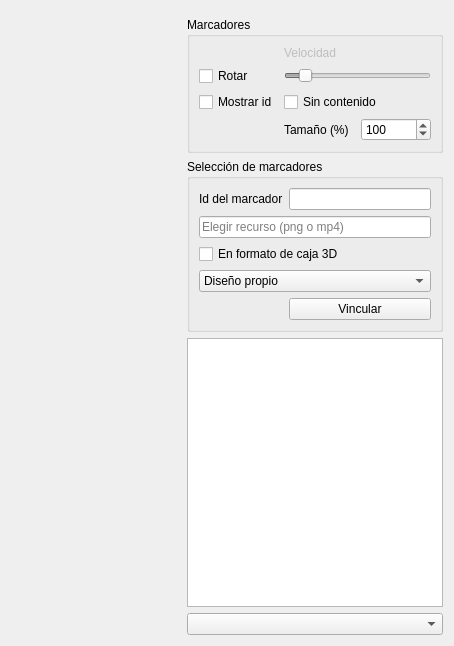
<?xml version="1.0" encoding="UTF-8"?>
<ui version="4.0">
 <class>Principal</class>
 <widget class="QWidget" name="Principal">
  <property name="geometry">
   <rect>
    <x>0</x>
    <y>0</y>
    <width>454</width>
    <height>646</height>
   </rect>
  </property>
  <property name="windowTitle">
   <string>Realidad Aumentada - UBP</string>
  </property>
  <layout class="QGridLayout" name="principalLayout">
   <item row="0" column="0" rowspan="5" colspan="2">
    <widget class="Scene" name="scene" native="true">
     <property name="focusPolicy">
      <enum>Qt::StrongFocus</enum>
     </property>
    </widget>
   </item>
   <item row="0" column="3" colspan="2">
    <widget class="Logo" name="appLogo" native="true"/>
   </item>
   <item row="1" column="3" colspan="2">
    <widget class="QGroupBox" name="markersGroup">
     <property name="title">
      <string>Marcadores</string>
     </property>
     <layout class="QGridLayout" name="markersGroupLayout">
      <item row="1" column="1">
       <widget class="QLabel" name="rotationVelocityLabel">
        <property name="enabled">
         <bool>false</bool>
        </property>
        <property name="text">
         <string>Velocidad</string>
        </property>
       </widget>
      </item>
      <item row="2" column="0">
       <widget class="QCheckBox" name="rotateCheckBox">
        <property name="focusPolicy">
         <enum>Qt::NoFocus</enum>
        </property>
        <property name="text">
         <string>Rotar</string>
        </property>
       </widget>
      </item>
      <item row="2" column="1" colspan="2">
       <widget class="QSlider" name="rotationVelocitySlider">
        <property name="enabled">
         <bool>false</bool>
        </property>
        <property name="focusPolicy">
         <enum>Qt::NoFocus</enum>
        </property>
        <property name="minimum">
         <number>1</number>
        </property>
        <property name="maximum">
         <number>40</number>
        </property>
        <property name="value">
         <number>5</number>
        </property>
        <property name="orientation">
         <enum>Qt::Horizontal</enum>
        </property>
       </widget>
      </item>
      <item row="3" column="0">
       <widget class="QCheckBox" name="cbMostrarId">
        <property name="focusPolicy">
         <enum>Qt::NoFocus</enum>
        </property>
        <property name="text">
         <string>Mostrar id</string>
        </property>
       </widget>
      </item>
      <item row="3" column="1" colspan="2">
       <widget class="QCheckBox" name="cbSinContenido">
        <property name="focusPolicy">
         <enum>Qt::NoFocus</enum>
        </property>
        <property name="text">
         <string>Sin contenido</string>
        </property>
       </widget>
      </item>
      <item row="4" column="2">
       <widget class="QSpinBox" name="sbTamano">
        <property name="focusPolicy">
         <enum>Qt::NoFocus</enum>
        </property>
        <property name="minimum">
         <number>50</number>
        </property>
        <property name="maximum">
         <number>500</number>
        </property>
        <property name="singleStep">
         <number>5</number>
        </property>
        <property name="value">
         <number>100</number>
        </property>
       </widget>
      </item>
      <item row="4" column="1">
       <widget class="QLabel" name="label_2">
        <property name="text">
         <string>Tamaño (%)</string>
        </property>
       </widget>
      </item>
     </layout>
    </widget>
   </item>
   <item row="2" column="3" colspan="2">
    <widget class="QGroupBox" name="groupBox">
     <property name="title">
      <string>Selección de marcadores</string>
     </property>
     <layout class="QGridLayout" name="gridLayout">
      <item row="2" column="0" colspan="2">
       <widget class="QCheckBox" name="cbFormatoCaja">
        <property name="focusPolicy">
         <enum>Qt::NoFocus</enum>
        </property>
        <property name="text">
         <string>En formato de caja 3D</string>
        </property>
       </widget>
      </item>
      <item row="4" column="1">
       <widget class="QPushButton" name="pbVincular">
        <property name="focusPolicy">
         <enum>Qt::NoFocus</enum>
        </property>
        <property name="text">
         <string>Vincular</string>
        </property>
       </widget>
      </item>
      <item row="0" column="0">
       <widget class="QLabel" name="label">
        <property name="text">
         <string>Id del marcador</string>
        </property>
       </widget>
      </item>
      <item row="0" column="1">
       <widget class="QLineEdit" name="leMarcadorId">
        <property name="focusPolicy">
         <enum>Qt::ClickFocus</enum>
        </property>
       </widget>
      </item>
      <item row="1" column="0" colspan="2">
       <widget class="MiQLineEdit" name="leRecurso">
        <property name="focusPolicy">
         <enum>Qt::NoFocus</enum>
        </property>
        <property name="placeholderText">
         <string>Elegir recurso (png o mp4)</string>
        </property>
       </widget>
      </item>
      <item row="3" column="0" colspan="2">
       <widget class="QComboBox" name="cbModelos">
        <property name="focusPolicy">
         <enum>Qt::NoFocus</enum>
        </property>
        <item>
         <property name="text">
          <string>Diseño propio</string>
         </property>
        </item>
        <item>
         <property name="text">
          <string>Casa</string>
         </property>
        </item>
        <item>
         <property name="text">
          <string>Hombre</string>
         </property>
        </item>
        <item>
         <property name="text">
          <string>Oil</string>
         </property>
        </item>
        <item>
         <property name="text">
          <string>Iphone</string>
         </property>
        </item>
       </widget>
      </item>
     </layout>
    </widget>
   </item>
   <item row="3" column="3" colspan="2">
    <widget class="QTextEdit" name="teMessages">
     <property name="focusPolicy">
      <enum>Qt::NoFocus</enum>
     </property>
    </widget>
   </item>
   <item row="4" column="3" colspan="2">
    <widget class="QComboBox" name="cbCamaras"/>
   </item>
  </layout>
 </widget>
 <customwidgets>
  <customwidget>
   <class>Logo</class>
   <extends>QWidget</extends>
   <header>logo.h</header>
   <container>1</container>
  </customwidget>
  <customwidget>
   <class>Scene</class>
   <extends>QWidget</extends>
   <header>scene.h</header>
   <container>1</container>
  </customwidget>
  <customwidget>
   <class>MiQLineEdit</class>
   <extends>QLineEdit</extends>
   <header>view/miqlineedit.h</header>
  </customwidget>
 </customwidgets>
 <resources/>
 <connections/>
</ui>
